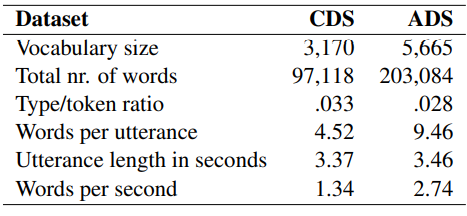
#> input picture opencv/1.png, 467 x 216 px
$ python ImageOCR.py
#> lines starting #> are read from the running program, lines starting #| are printed output that depends on the picture; after the words box and inside, x2 and y2 are one past the last pixel; in counts of white or black regions, pixels touching at a corner belong together
import cv2
import numpy as np
import pytesseract


class ImageTableOCR(object):
    # 初始化
    def __init__(self, ImagePath):
        # 读取图片
#> called with ImagePath = '../1.png'
        self.image = cv2.imread(ImagePath)
#> self.image is the input picture: shape (216, 467, 3); mean B, G, R 233.4, 233.4, 233.4
        self.copy_image = cv2.imread(ImagePath)
        self.gray = cv2.cvtColor(self.image, cv2.COLOR_BGR2GRAY)
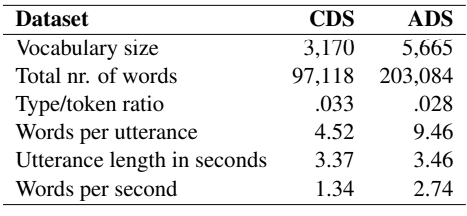
#> self.gray: shape (216, 467); min 0, max 255, mean 233.4
        self.horizontal_lines = self.horizontal_line_detect()
        self.vertical_lines = self.vertical_line_detect()
        self.blank_image = self.clear_lines()

        self.horizontal_line_list = []
        self.vertical_line_list = []

    # 横向直线检测
    def horizontal_line_detect(self):
        h, w = self.gray.shape
#> h = 216; w = 467
        # 横向直线列表
        horizontal_lines = []
        for i in range(h - 1):
            # 找到两条记录的分隔线段，以相邻两行的平均像素差大于120为标准
            if np.mean(self.gray[i, :]) - np.mean(self.gray[i + 1, :]) > 120:
                horizontal_lines.append([0, i, w, i])
#> after the loop, horizontal_lines = [[0, 4, 467, 4], [0, 33, 467, 33], [0, 203, 467, 203]]
        print("一共找到如下原图中的横线" + str(horizontal_lines))
#| 一共找到如下原图中的横线[[0, 4, 467, 4], [0, 33, 467, 33], [0, 203, 467, 203]]
#> in __init__, `self.horizontal_lines = self.horizontal_line_detect()`: self.horizontal_lines has the same summary as horizontal_lines in horizontal_line_detect
        return horizontal_lines

    #  纵向直线检测
    def vertical_line_detect(self):
        h, w = self.gray.shape
#> h = 216; w = 467
        # 纵向直线列表
        vertical_lines = []
        for i in range(w - 1):
            if np.mean(self.gray[:, i]) - np.mean(self.gray[:, i]) > 120:
                vertical_lines.append((i, 0, i, h))
#> after the loop, vertical_lines = []
        print("一共找到如下原图中的竖线" + str(vertical_lines))
#| 一共找到如下原图中的竖线[]
        return vertical_lines

    # 将原图的线去掉
    def clear_lines(self):
        image = self.copy_image
        h, w = image.shape[:2]
#> h = 216; w = 467
        for i in self.horizontal_lines:
            index = i[1]
            low = 0 if index - 1 < 0 else index - 1
            high = w if index + 2 > w else index + 2
            for j in range(low, high):
                image[j, 0:w] = [255, 255, 255]
#> this loop made 3 passes
#> (i, index, low, high) on passes 1 to 3: ([0, 4, 467, 4], 4, 3, 6), ([0, 33, 467, 33], 33, 32, 35), ([0, 203, 467, 203], 203, 202, 205)
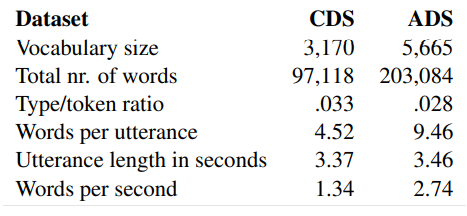
#> image: shape (216, 467, 3); 2.3% of pixels changed, all inside (x1, y1, x2, y2) = (2, 4, 466, 205)
        for i in self.vertical_lines:
            index = i[0]
            low = 0 if index - 1 < 0 else index - 1
            high = h if index + 2 > h else index + 2
            for j in range(low, high):
                image[0:h, j] = [255, 255, 255]
#> this loop made 0 passes
        return image

    # 得到竖直的空白区域
    def get_vertical_areas(self):
        row_, col_ = self.gray.shape
#> row_ = 216; col_ = 467
        # 步长 col_step
        col_step = int(col_ / 40)
#> col_step = 11
        gray = self.gray
        vertical_lines = []
        for col in range(0, col_, col_step):
            roi = gray[0:row_, col:col + col_step]
            dev = np.std(roi)
            mean = np.mean(roi)
            if dev < 30 and mean > 245:
                vertical_lines.append(col)
#> this loop made 43 passes
#> (dev, mean) on passes 1 to 12: (22.73, 252.4), (71.01, 226.9), (80.78, 212.5), (77.17, 215), (76.38, 217.3), (79.05, 214), (75.88, 217.7), (78.85, 215.1), (66.14, 227.6), (64.83, 229.2), (63.58, 230.2), (67.8, 226.1)
#> after the loop, vertical_lines = [0, 275, 363, 462]
#> in get_lines_to_be_draw, `vertical_lines, col_step = self.get_vertical_areas()`: col_step = 11
#> the loop in get_lines_to_be_draw, `while i < len(vertical_lines):` made 4 passes
#> standard on passes 1 to 4: 0, 275, 363, 462
#> after the loop in get_lines_to_be_draw, `while i < len(vertical_lines):`: i = 4; vertical_line_list = [0, 275, 363, 462]
        return vertical_lines, col_step

    def get_horizontal_areas(self):
        row_, col_ = self.gray.shape
#> row_ = 216; col_ = 467
        # 步长 row_step
        row_step = int(row_ / 40)
#> row_step = 5
        gray = self.gray
        level_lines = []
        for row in range(0, row_, row_step):
            roi = gray[row:row + row_step, 0: col_]
            dev = np.std(roi)
            mean = np.mean(roi)
            if dev < 30 and mean > 245:
                level_lines.append(row)
#> this loop made 44 passes
#> (dev, mean) on passes 1 to 12: (15.94, 247.1), (86.09, 212.2), (61.55, 233.5), (82.76, 216.3), (81.4, 216.8), (45.97, 243.7), (90.13, 204.3), (7.39, 254.1), (52.82, 237.6), (78.39, 214.8), (77.76, 215.1), (17.57, 252.3)
#> after the loop, level_lines = [0, 35, 55, 60, 85, 90, 115, 120, 140, 145, 170, 175, 205, 210, 215]
        return level_lines, row_step

    # 得到连续的区域
    def get_lines_to_be_draw(self):
        vertical_lines, col_step = self.get_vertical_areas()

        vertical_line_list = []
        i = 0
        while i < len(vertical_lines):
            standard = vertical_lines[i]
            temp = [standard]
            while i + 1 < len(vertical_lines) and vertical_lines[i] + col_step == vertical_lines[i + 1]:
                temp.append(vertical_lines[i+1])
                i += 1
            if len(temp) > 1:
                vertical_line_list.append(int((temp[0] + temp[-1])/2))
            elif len(temp) == 1:
                vertical_line_list.append(temp[0])
            i += 1

        horizontal_lines, row_step = self.get_horizontal_areas()
#> horizontal_lines has the same summary as level_lines in get_horizontal_areas; row_step = 5

        horizontal_line_list = []
        i = 0
        while i < len(horizontal_lines):
            standard = horizontal_lines[i]
            temp = [standard]
            while i + 1 < len(horizontal_lines) and horizontal_lines[i] + row_step == horizontal_lines[i + 1]:
                temp.append(horizontal_lines[i+1])
                i += 1
            if len(temp) > 1:
                horizontal_line_list.append(int((temp[0] + temp[-1]) / 2))
            elif len(temp) == 1:
                horizontal_line_list.append(temp[0])
            i += 1
#> this loop made 8 passes
#> (standard, i) on passes 1 to 8: (0, 1), (35, 2), (55, 4), (85, 6), (115, 8), (140, 10), (170, 12), (205, 15)
#> after the loop, horizontal_line_list = [0, 35, 57, 87, 117, 142, 172, 210]; i = 15
        self.horizontal_line_list = horizontal_line_list
#> self.horizontal_line_list = [0, 35, 57, 87, 117, 142, 172, 210]
        self.vertical_line_list = vertical_line_list
#> self.vertical_line_list = [0, 275, 363, 462]
        return horizontal_line_list, vertical_line_list


    def draw(self):
        level_lines_to_be_draw, vertical_lines_to_be_draw = self.get_lines_to_be_draw()
#> level_lines_to_be_draw = [0, 35, 57, 87, 117, 142, 172, 210]; vertical_lines_to_be_draw = [0, 275, 363, 462]
        image = self.blank_image
        for i in vertical_lines_to_be_draw:
            cv2.line(image, (i, level_lines_to_be_draw[0]), (i, level_lines_to_be_draw[-1]), (0, 0, 0), 1)
#> this loop made 4 passes
#> i on passes 2 to 4: 275, 363, 462
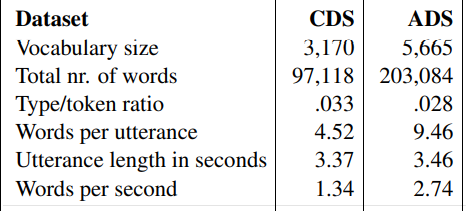
#> image: shape (216, 467, 3); 0.84% of pixels changed, all inside (x1, y1, x2, y2) = (0, 0, 463, 211)
        for i in level_lines_to_be_draw:
            cv2.line(image, (vertical_lines_to_be_draw[0], i), (vertical_lines_to_be_draw[-1], i), (0, 0, 0), 1)
#> this loop made 8 passes
#> i on passes 2 to 8: 35, 57, 87, 117, 142, 172, 210
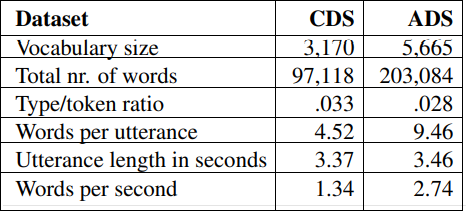
#> image: shape (216, 467, 3); 3.64% of pixels changed, all inside (x1, y1, x2, y2) = (1, 0, 462, 211)

        return image

    # 顶点检测
    def VertexDetect(self):
        vertical_lines = self.vertical_lines
        horizontal_lines = self.horizontal_lines

        # 顶点列表
        vertex = []
        for v_line in vertical_lines:
            for h_line in horizontal_lines:
                vertex.append((v_line[0], h_line[1]))

        # print(vertex)

        # 绘制顶点
        for point in vertex:
            cv2.circle(self.image, point, 1, (255, 0, 0), 2)

        return vertex

    # 寻找单元格区域
    def cell_detect(self):
        vertical_lines = self.vertical_line_list
#> vertical_lines = [0, 275, 363, 462]
        horizontal_lines = self.horizontal_line_list
#> horizontal_lines = [0, 35, 57, 87, 117, 142, 172, 210]
        print(horizontal_lines)
#| [0, 35, 57, 87, 117, 142, 172, 210]
        print(vertical_lines)
#| [0, 275, 363, 462]
        self.show_image(self.blank_image)
        # 区域列表
        rects = []
        # [13 lines of commented-out code are left out]

        res = []
        for i in range(0, len(horizontal_lines) - 1):
            temp = []
            for j in range(0, len(vertical_lines) - 1):
                item = self.blank_image[horizontal_lines[i]:horizontal_lines[i+1],
                       vertical_lines[j]:vertical_lines[j+1]]
                # 增加识别代码
                self.show_image(item)
                content = self.ocr(item)
                print(content)
                temp.append(content)
            res.append(temp)
#> this loop made 1 pass
#> pass 1, in show_image (call 2), `cv2.imshow('cell_res', image)`:
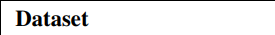
#> window 'cell_res': shape (35, 275, 3); mean B, G, R 235, 234.9, 235
#> after the loop, res = []
        print(res)

        # 打印三元组
        for i in range(1, len(horizontal_lines) - 1):
            for j in range(1, len(vertical_lines) - 1):
                content = res[i][j]
                row_label = res[i][0]
                col_label = res[0][j]
                print("三元组结果:content:{}row:{}col:{}".format(content, row_label, col_label))
        return rects

    # 识别单元格中的文字
    def ocr(self, image):
        # 特殊字符列表
        special_char_list = ':|\'\"?![]()~#$%^&*_+-={};<>/¥ \n'
        pytesseract.pytesseract.tesseract_cmd = 'C:\\Program Files\\Tesseract-OCR\\tesseract.exe'
        text = pytesseract.image_to_string(image)
        print(text)
        return ''.join([x for x in text if x not in special_char_list])

    # 显示图像
    def show_image(self, image):
        cv2.imshow('cell_res', image)
        cv2.waitKey(0)
        cv2.destroyAllWindows()

if __name__ == '__main__' :
    ocr = ImageTableOCR("../1.png")
    ocr.draw()
    ocr.cell_detect()
#> (the call stopped at in ocr, `text = pytesseract.image_to_string(image)`: pytesseract is not available in this run)

$ run again, with opencv/5.png copied over opencv/1.png
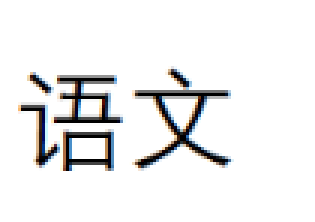
#> input picture opencv/5.png, 105 x 74 px (shown 3 times larger)
#> in __init__, self.image is the input picture: shape (74, 105, 3); mean B, G, R 237.6, 237.4, 237.4
#> after the loop in horizontal_line_detect, `for i in range(h - 1):`: horizontal_lines = []
#| 一共找到如下原图中的横线[]
#| 一共找到如下原图中的竖线[]
#> the loop in get_vertical_areas, `for col in range(0, col_, col_step):` made 53 passes
#> (dev, mean) on passes 1 to 8: (0, 255), (0, 255), (0, 255), (25.88, 251.1), (36.05, 248.2), (51.53, 240.3), (86.57, 202), (88.45, 206)
#> after the loop in get_vertical_areas, `for col in range(0, col_, col_step):`: vertical_lines = [0, 2, 4, 6, 40, 42, 44, 76, 78, 80, 82, 84, 86, 88, 90, 92, 94, 96, 98, 100, 102, 104]
#> in get_lines_to_be_draw, `vertical_lines, col_step = self.get_vertical_areas()`: col_step = 2
#> the loop in get_lines_to_be_draw, `while i < len(vertical_lines):` made 3 passes
#> (standard, i) on passes 1 to 3: (0, 4), (40, 7), (76, 22)
#> after the loop in get_lines_to_be_draw, `while i < len(vertical_lines):`: i = 22; vertical_line_list = [3, 42, 90]
#> the loop in get_horizontal_areas, `for row in range(0, row_, row_step):` made 74 passes
#> after the loop in get_horizontal_areas, `for row in range(0, row_, row_step):`: level_lines = 41 values from 0 to 73
#> in get_lines_to_be_draw, `horizontal_lines, row_step = self.get_horizontal_areas()`: row_step = 1
#> the loop in get_lines_to_be_draw, `while i < len(horizontal_lines):` made 2 passes
#> (standard, i) on passes 1 to 2: (0, 24), (57, 41)
#> after the loop in get_lines_to_be_draw, `while i < len(horizontal_lines):`: horizontal_line_list = [11, 65]; i = 41
#> self.horizontal_line_list = [11, 65]
#> self.vertical_line_list = [3, 42, 90]
#> level_lines_to_be_draw = [11, 65]; vertical_lines_to_be_draw = [3, 42, 90]
#> the loop in draw, `for i in vertical_lines_to_be_draw:` made 3 passes
#> i on passes 1 to 3: 3, 42, 90
#> the loop in draw, `for i in level_lines_to_be_draw:` made 2 passes
#> i on passes 1 to 2: 11, 65
#> after the loop in draw, `for i in level_lines_to_be_draw:`:
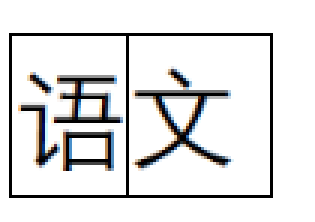
#> image: shape (74, 105, 3) (shown 3 times larger); mean B, G, R 226.6, 226.4, 226.4
#> in cell_detect, `horizontal_lines = self.horizontal_line_list`: horizontal_lines = [11, 65]
#| [11, 65]
#| [3, 42, 90]
#> the loop in cell_detect, `for i in range(0, len(horizontal_lines) - 1):` made 1 pass
#> pass 1, in show_image (call 2), `cv2.imshow('cell_res', image)`:
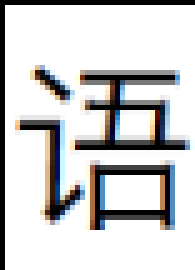
#> window 'cell_res': shape (54, 39, 3) (shown 5 times larger); mean B, G, R 205.9, 205.5, 205.5
#> after the loop in cell_detect, `for i in range(0, len(horizontal_lines) - 1):`: res = []

$ run again, with opencv/7.png copied over opencv/1.png
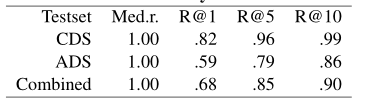
#> input picture opencv/7.png, 368 x 99 px
#> in __init__, self.image is the input picture: shape (99, 368, 3); min 0, max 255, mean 236.7
#> after the loop in horizontal_line_detect, `for i in range(h - 1):`: horizontal_lines = []
#| 一共找到如下原图中的横线[]
#| 一共找到如下原图中的竖线[]
#> the loop in get_vertical_areas, `for col in range(0, col_, col_step):` made 41 passes
#> (dev, mean) on passes 1 to 8: (9.88, 253.9), (27.74, 249.2), (40.36, 243.9), (37.89, 244.5), (44.19, 241.8), (64.11, 229.6), (66.33, 224), (74.85, 215.8)
#> after the loop in get_vertical_areas, `for col in range(0, col_, col_step):`: vertical_lines = [0, 9, 90, 99, 162, 171, 216, 225, 279, 288, 342, 351, 360]
#> in get_lines_to_be_draw, `vertical_lines, col_step = self.get_vertical_areas()`: col_step = 9
#> the loop in get_lines_to_be_draw, `while i < len(vertical_lines):` made 6 passes
#> (standard, i) on passes 1 to 6: (0, 2), (90, 4), (162, 6), (216, 8), (279, 10), (342, 13)
#> after the loop in get_lines_to_be_draw, `while i < len(vertical_lines):`: i = 13; vertical_line_list = [4, 94, 166, 220, 283, 351]
#> the loop in get_horizontal_areas, `for row in range(0, row_, row_step):` made 50 passes
#> (dev, mean) on passes 1 to 8: (17.28, 253.2), (8.15, 254.5), (33.42, 223.5), (50.38, 207.5), (0.627, 255), (67.67, 223.1), (68.46, 225.4), (81.4, 207.2)
#> after the loop in get_horizontal_areas, `for row in range(0, row_, row_step):`: level_lines = [0, 2, 8, 22, 24, 26, 28, 30, 46, 48, 50, 52, 68, 70, 72, 74, 76, 90, 92, 94, 98]
#> in get_lines_to_be_draw, `horizontal_lines, row_step = self.get_horizontal_areas()`: horizontal_lines has the same summary as level_lines in get_horizontal_areas; row_step = 2
#> the loop in get_lines_to_be_draw, `while i < len(horizontal_lines):` made 7 passes
#> (standard, i) on passes 1 to 7: (0, 2), (8, 3), (22, 8), (46, 12), (68, 17), (90, 20), (98, 21)
#> after the loop in get_lines_to_be_draw, `while i < len(horizontal_lines):`: horizontal_line_list = [1, 8, 26, 49, 72, 92, 98]; i = 21
#> self.horizontal_line_list = [1, 8, 26, 49, 72, 92, 98]
#> self.vertical_line_list = [4, 94, 166, 220, 283, 351]
#> level_lines_to_be_draw = [1, 8, 26, 49, 72, 92, 98]; vertical_lines_to_be_draw = [4, 94, 166, 220, 283, 351]
#> the loop in draw, `for i in vertical_lines_to_be_draw:` made 6 passes
#> i on passes 1 to 6: 4, 94, 166, 220, 283, 351
#> after the loop in draw, `for i in vertical_lines_to_be_draw:`:
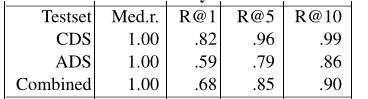
#> image: shape (99, 368, 3); 1.61% of pixels changed, all inside (x1, y1, x2, y2) = (4, 1, 352, 99)
#> the loop in draw, `for i in level_lines_to_be_draw:` made 7 passes
#> i on passes 2 to 7: 8, 26, 49, 72, 92, 98
#> after the loop in draw, `for i in level_lines_to_be_draw:`:
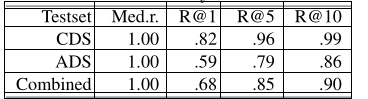
#> image: shape (99, 368, 3); 6.57% of pixels changed, all inside (x1, y1, x2, y2) = (5, 1, 351, 99)
#> in cell_detect, `horizontal_lines = self.horizontal_line_list`: horizontal_lines = [1, 8, 26, 49, 72, 92, 98]
#| [1, 8, 26, 49, 72, 92, 98]
#| [4, 94, 166, 220, 283, 351]
#> the loop in cell_detect, `for i in range(0, len(horizontal_lines) - 1):` made 1 pass
#> after the loop in cell_detect, `for i in range(0, len(horizontal_lines) - 1):`: res = []
